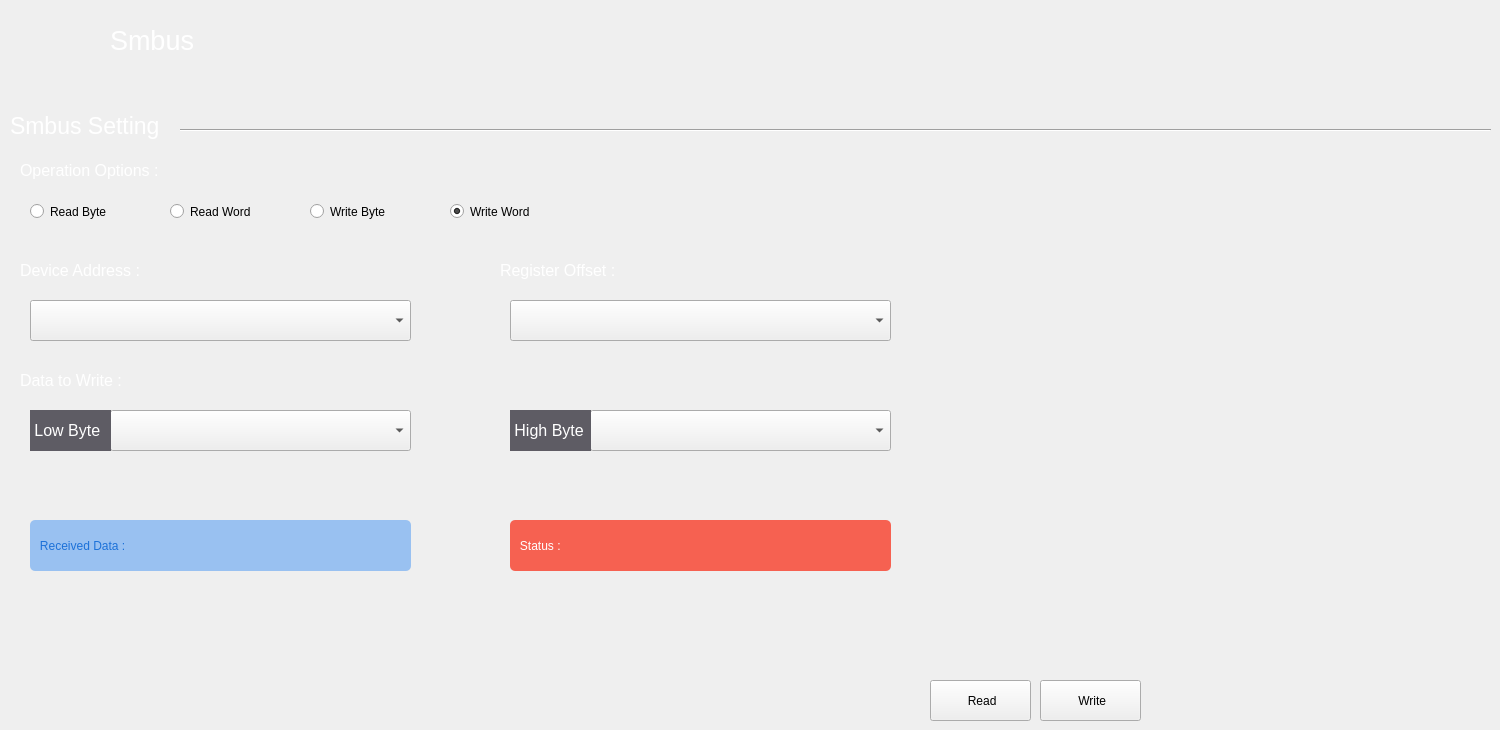
    <widget class="QWidget" name="page_bus">
     <widget class="QLabel" name="busLab">
      <property name="geometry">
       <rect>
        <x>110</x>
        <y>0</y>
        <width>331</width>
        <height>80</height>
       </rect>
      </property>
      <property name="palette">
       <palette>
        <active>
         <colorrole role="WindowText">
          <brush brushstyle="SolidPattern">
           <color alpha="255">
            <red>255</red>
            <green>255</green>
            <blue>255</blue>
           </color>
          </brush>
         </colorrole>
         <colorrole role="Button">
          <brush brushstyle="SolidPattern">
           <color alpha="255">
            <red>36</red>
            <green>31</green>
            <blue>49</blue>
           </color>
          </brush>
         </colorrole>
         <colorrole role="Base">
          <brush brushstyle="SolidPattern">
           <color alpha="255">
            <red>36</red>
            <green>31</green>
            <blue>49</blue>
           </color>
          </brush>
         </colorrole>
         <colorrole role="Window">
          <brush brushstyle="SolidPattern">
           <color alpha="255">
            <red>36</red>
            <green>31</green>
            <blue>49</blue>
           </color>
          </brush>
         </colorrole>
        </active>
        <inactive>
         <colorrole role="WindowText">
          <brush brushstyle="SolidPattern">
           <color alpha="255">
            <red>255</red>
            <green>255</green>
            <blue>255</blue>
           </color>
          </brush>
         </colorrole>
         <colorrole role="Button">
          <brush brushstyle="SolidPattern">
           <color alpha="255">
            <red>36</red>
            <green>31</green>
            <blue>49</blue>
           </color>
          </brush>
         </colorrole>
         <colorrole role="Base">
          <brush brushstyle="SolidPattern">
           <color alpha="255">
            <red>36</red>
            <green>31</green>
            <blue>49</blue>
           </color>
          </brush>
         </colorrole>
         <colorrole role="Window">
          <brush brushstyle="SolidPattern">
           <color alpha="255">
            <red>36</red>
            <green>31</green>
            <blue>49</blue>
           </color>
          </brush>
         </colorrole>
        </inactive>
        <disabled>
         <colorrole role="Button">
          <brush brushstyle="SolidPattern">
           <color alpha="255">
            <red>36</red>
            <green>31</green>
            <blue>49</blue>
           </color>
          </brush>
         </colorrole>
         <colorrole role="Base">
          <brush brushstyle="SolidPattern">
           <color alpha="255">
            <red>36</red>
            <green>31</green>
            <blue>49</blue>
           </color>
          </brush>
         </colorrole>
         <colorrole role="Window">
          <brush brushstyle="SolidPattern">
           <color alpha="255">
            <red>36</red>
            <green>31</green>
            <blue>49</blue>
           </color>
          </brush>
         </colorrole>
        </disabled>
       </palette>
      </property>
      <property name="font">
       <font>
        <pointsize>20</pointsize>
       </font>
      </property>
      <property name="text">
       <string>Smbus</string>
      </property>
      <property name="scaledContents">
       <bool>false</bool>
      </property>
     </widget>
     <widget class="QLabel" name="label_77">
      <property name="geometry">
       <rect>
        <x>10</x>
        <y>110</y>
        <width>161</width>
        <height>31</height>
       </rect>
      </property>
      <property name="font">
       <font>
        <pointsize>17</pointsize>
       </font>
      </property>
      <property name="styleSheet">
       <string notr="true">color: rgb(255, 255, 255);</string>
      </property>
      <property name="text">
       <string>Smbus Setting</string>
      </property>
     </widget>
     <widget class="Line" name="line_22">
      <property name="geometry">
       <rect>
        <x>180</x>
        <y>120</y>
        <width>1311</width>
        <height>20</height>
       </rect>
      </property>
      <property name="styleSheet">
       <string notr="true"/>
      </property>
      <property name="orientation">
       <enum>Qt::Horizontal</enum>
      </property>
     </widget>
     <widget class="QLabel" name="busImg">
      <property name="geometry">
       <rect>
        <x>10</x>
        <y>0</y>
        <width>80</width>
        <height>80</height>
       </rect>
      </property>
      <property name="minimumSize">
       <size>
        <width>71</width>
        <height>71</height>
       </size>
      </property>
      <property name="styleSheet">
       <string notr="true">border-image: url(:/myImage/image/Smbus.png);
border-radius: 10px;</string>
      </property>
      <property name="text">
       <string/>
      </property>
     </widget>
     <widget class="QLabel" name="label_78">
      <property name="geometry">
       <rect>
        <x>20</x>
        <y>160</y>
        <width>151</width>
        <height>21</height>
       </rect>
      </property>
      <property name="font">
       <font>
        <pointsize>12</pointsize>
       </font>
      </property>
      <property name="styleSheet">
       <string notr="true">color: rgb(255, 255, 255);</string>
      </property>
      <property name="text">
       <string>Operation Options :</string>
      </property>
     </widget>
     <widget class="QRadioButton" name="rbBtn">
      <property name="geometry">
       <rect>
        <x>30</x>
        <y>200</y>
        <width>112</width>
        <height>23</height>
       </rect>
      </property>
      <property name="styleSheet">
       <string notr="true"/>
      </property>
      <property name="text">
       <string>Read Byte</string>
      </property>
     </widget>
     <widget class="QRadioButton" name="rwBtn">
      <property name="geometry">
       <rect>
        <x>170</x>
        <y>200</y>
        <width>112</width>
        <height>23</height>
       </rect>
      </property>
      <property name="styleSheet">
       <string notr="true"/>
      </property>
      <property name="text">
       <string>Read Word</string>
      </property>
     </widget>
     <widget class="QRadioButton" name="wwBtn">
      <property name="geometry">
       <rect>
        <x>450</x>
        <y>200</y>
        <width>112</width>
        <height>23</height>
       </rect>
      </property>
      <property name="styleSheet">
       <string notr="true"/>
      </property>
      <property name="text">
       <string>Write Word</string>
      </property>
      <property name="checked">
       <bool>true</bool>
      </property>
     </widget>
     <widget class="QRadioButton" name="wbBtn">
      <property name="geometry">
       <rect>
        <x>310</x>
        <y>200</y>
        <width>112</width>
        <height>23</height>
       </rect>
      </property>
      <property name="styleSheet">
       <string notr="true"/>
      </property>
      <property name="text">
       <string>Write Byte</string>
      </property>
     </widget>
     <widget class="QLabel" name="label_79">
      <property name="geometry">
       <rect>
        <x>20</x>
        <y>260</y>
        <width>151</width>
        <height>21</height>
       </rect>
      </property>
      <property name="font">
       <font>
        <pointsize>12</pointsize>
       </font>
      </property>
      <property name="styleSheet">
       <string notr="true">color: rgb(255, 255, 255);</string>
      </property>
      <property name="text">
       <string>Device Address :</string>
      </property>
     </widget>
     <widget class="QComboBox" name="comboBox_2">
      <property name="geometry">
       <rect>
        <x>30</x>
        <y>300</y>
        <width>381</width>
        <height>41</height>
       </rect>
      </property>
     </widget>
     <widget class="QComboBox" name="comboBox_3">
      <property name="geometry">
       <rect>
        <x>110</x>
        <y>410</y>
        <width>301</width>
        <height>41</height>
       </rect>
      </property>
      <property name="currentText">
       <string/>
      </property>
     </widget>
     <widget class="QLabel" name="label_80">
      <property name="geometry">
       <rect>
        <x>20</x>
        <y>370</y>
        <width>151</width>
        <height>21</height>
       </rect>
      </property>
      <property name="font">
       <font>
        <pointsize>12</pointsize>
       </font>
      </property>
      <property name="styleSheet">
       <string notr="true">color: rgb(255, 255, 255);</string>
      </property>
      <property name="text">
       <string>Data to Write :</string>
      </property>
     </widget>
     <widget class="QComboBox" name="comboBox_4">
      <property name="geometry">
       <rect>
        <x>510</x>
        <y>300</y>
        <width>381</width>
        <height>41</height>
       </rect>
      </property>
     </widget>
     <widget class="QLabel" name="label_82">
      <property name="geometry">
       <rect>
        <x>500</x>
        <y>260</y>
        <width>151</width>
        <height>21</height>
       </rect>
      </property>
      <property name="font">
       <font>
        <pointsize>12</pointsize>
       </font>
      </property>
      <property name="styleSheet">
       <string notr="true">color: rgb(255, 255, 255);</string>
      </property>
      <property name="text">
       <string>Register Offset :</string>
      </property>
     </widget>
     <widget class="QLabel" name="label_81">
      <property name="geometry">
       <rect>
        <x>30</x>
        <y>410</y>
        <width>81</width>
        <height>41</height>
       </rect>
      </property>
      <property name="font">
       <font>
        <pointsize>12</pointsize>
       </font>
      </property>
      <property name="styleSheet">
       <string notr="true">color: rgb(255, 255, 255);
background-color: rgb(94, 92, 100);</string>
      </property>
      <property name="text">
       <string> Low Byte</string>
      </property>
     </widget>
     <widget class="QComboBox" name="comboBox_6">
      <property name="geometry">
       <rect>
        <x>590</x>
        <y>410</y>
        <width>301</width>
        <height>41</height>
       </rect>
      </property>
      <property name="currentText">
       <string/>
      </property>
     </widget>
     <widget class="QLabel" name="label_83">
      <property name="geometry">
       <rect>
        <x>510</x>
        <y>410</y>
        <width>81</width>
        <height>41</height>
       </rect>
      </property>
      <property name="font">
       <font>
        <pointsize>12</pointsize>
       </font>
      </property>
      <property name="styleSheet">
       <string notr="true">color: rgb(255, 255, 255);
background-color: rgb(94, 92, 100);</string>
      </property>
      <property name="text">
       <string> High Byte</string>
      </property>
     </widget>
     <widget class="QLabel" name="label_20">
      <property name="geometry">
       <rect>
        <x>30</x>
        <y>520</y>
        <width>381</width>
        <height>51</height>
       </rect>
      </property>
      <property name="styleSheet">
       <string notr="true">background-color: rgb(153, 193, 241);
color: rgb(28, 113, 216);
border-radius: 5px;</string>
      </property>
      <property name="text">
       <string>   Received Data :</string>
      </property>
     </widget>
     <widget class="QPushButton" name="pushButton_4">
      <property name="geometry">
       <rect>
        <x>930</x>
        <y>680</y>
        <width>101</width>
        <height>41</height>
       </rect>
      </property>
      <property name="styleSheet">
       <string notr="true"/>
      </property>
      <property name="text">
       <string> Read</string>
      </property>
      <property name="icon">
       <iconset theme="mail-mark-read">
        <normaloff>.</normaloff>.</iconset>
      </property>
     </widget>
     <widget class="QPushButton" name="pushButton_5">
      <property name="geometry">
       <rect>
        <x>1040</x>
        <y>680</y>
        <width>101</width>
        <height>41</height>
       </rect>
      </property>
      <property name="styleSheet">
       <string notr="true"/>
      </property>
      <property name="text">
       <string> Write</string>
      </property>
      <property name="icon">
       <iconset theme="accessories-text-editor">
        <normaloff>.</normaloff>.</iconset>
      </property>
     </widget>
     <widget class="QLabel" name="label_21">
      <property name="geometry">
       <rect>
        <x>510</x>
        <y>520</y>
        <width>381</width>
        <height>51</height>
       </rect>
      </property>
      <property name="styleSheet">
       <string notr="true">background-color: rgb(246, 97, 81);
color: rgb(255, 255, 255);
border-radius: 5px;</string>
      </property>
      <property name="text">
       <string>   Status :</string>
      </property>
     </widget>
    </widget>
